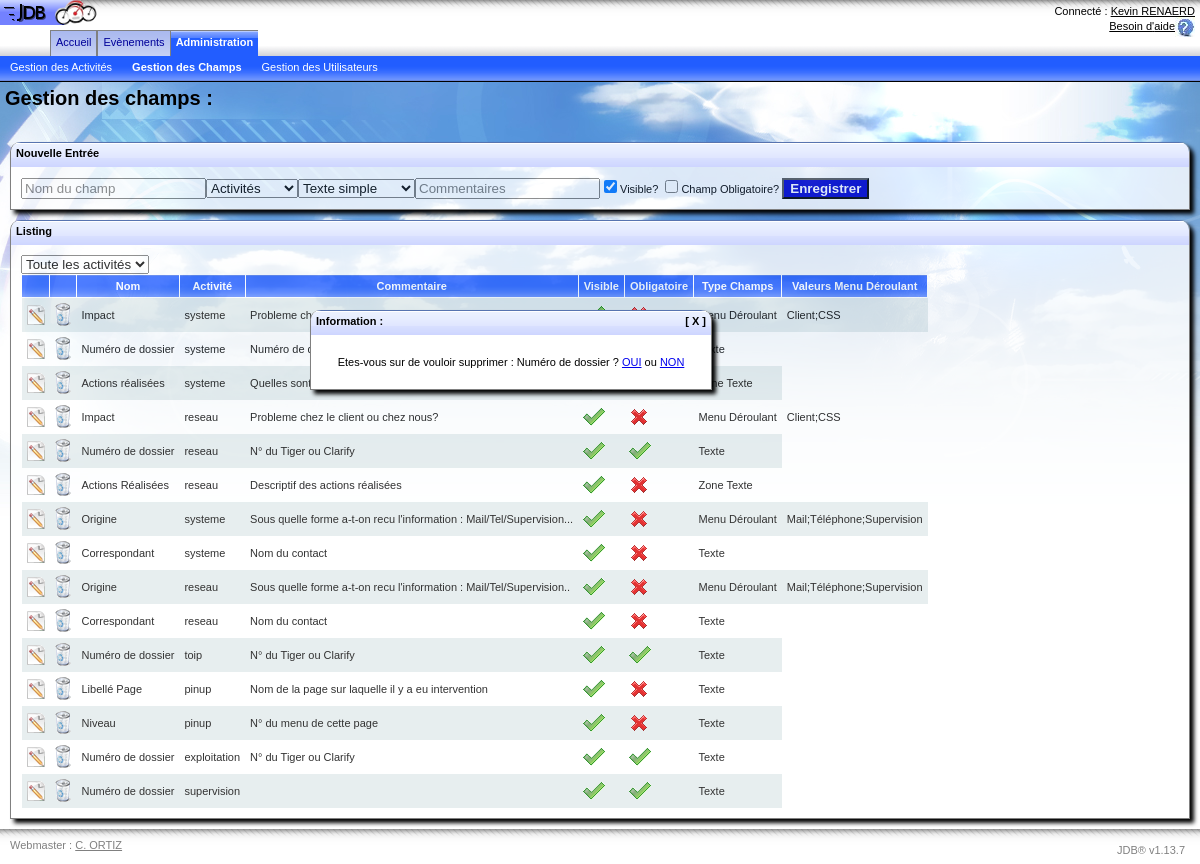
Page /admin/manager_field.php?conf_suppr=5&name=Numéro de dossier (signed in) on the committed database.
### tables this page shows
CREATE TABLE `jdb_champs` (
  `id` int(11) NOT NULL auto_increment,
  `nom` varchar(255) NOT NULL,
  `nick` varchar(255) NOT NULL,
  `activite` varchar(255) NOT NULL,
  `commentaire` text NOT NULL,
  `correspondance` smallint(6) NOT NULL,
  `type` enum('text','textarea','select') NOT NULL default 'text',
  `menu` varchar(255) NOT NULL,
  `is_oblig` tinyint(1) NOT NULL default '0',
  `visible` tinyint(1) NOT NULL default '1',
  PRIMARY KEY  (`id`)
);

### admin/manager_field.php (the view, shortened to what this page needs)
<?php session_start();
	require_once( "../".$_SESSION['folder_engine']."functions.php" );
?>
<!DOCTYPE html PUBLIC "-//W3C//DTD XHTML 1.0 Transitional//EN" "http://www.w3.org/TR/xhtml1/DTD/xhtml1-transitional.dtd">
<html xmlns="http://www.w3.org/1999/xhtml">
<head>
	<link rel="stylesheet" media="screen" type="text/css" title="Design" href="../design.css" />
</head>
<body>
<?php
	echo '<div class="corps_background">';
	echo '<div class="titre_general">
	<div class="titre">
		Gestion des champs :
	</div class="titre">
</div class="titre_general">';
	echo '<div class="menu_options_general">';
	echo '<div class="menu_options_titre">';
	if( isset( $_GET['modif'] ) ){
		if( $_GET['modif'] == '')
			echo "Nouvelle Entrée";
		else
			echo "Modification d'une Entrée";
	}else
		echo "Nouvelle Entrée";
	echo '</div>';
	echo '<div class="menu_options_corps">';
	echo '<form method="post" id="form_filtre" name="form_filtre" action="manager_field.php">';
		echo '<input type="text" name="nom" value="';
		if( isset( $_GET['modif'] ) )
			echo $data['nom'];
		echo '" placeholder="Nom du champ" title="Nom du champ"/>';
		echo '<select name="activite" id="activite" title="Activité à laquelle se rattache ce champ">';
		echo '<option value="-1">Activités</option>';
		echo '</select>';
		echo '<select name="type" id="type" title="Type de champ" onchange="is_a_select_field();">';
			echo '<option value="text">Texte simple</option>';
		echo '</select>';
		echo '<input type="text" name="commentaire" value="';
		if( isset( $_GET['modif'] ) )
			echo $data['commentaire'];
		echo '" placeholder="Commentaires" title="Commentaire sur le champ"/>';
		echo '<input type="checkbox" name="visible" ';
		if( isset( $_GET['modif'] )){
			if( $data['visible'] == '1' )
				echo 'checked';
		}else
			echo 'checked';
		echo' />Visible? ';
		echo '<input type="checkbox" name="oblig" ';
		if( isset( $_GET['modif'] ))
			if( $data['is_oblig'] == '1' )
				echo 'checked';
		echo' />Champ Obligatoire? ';
		echo '<input type="submit" name="go" value="Enregistrer" class="create"/>';
	echo '</form>';
	echo '</div class="corps_menu">';
	echo '</div class="grand_menu">';
	echo '<div class="corps_general">';
	echo '<div class="corps_titre">';
		echo "Listing";
	echo '</div>';
	echo '<div class="corps_corps">';
	echo '<form method="post" id="form_filtre_affiche" name="form_filtre_affiche" action="manager_field.php" >';
		echo '<select name="filtre_activite" id="filtre_activite" onchange="auto_post();">';
			echo '<option value="-1">Toute les activités</option>';
		echo '</select>';
	echo '</form>';
	echo '<table>';
	echo '<tr>';
		echo '<th > </th>';
		echo '<th > </th>';
		echo '<th> Nom </th>';
		echo '<th> Activité </th>';
		echo '<th> Commentaire </th>';
		echo '<th> Visible </th>';
		echo '<th> Obligatoire </th>';
		echo '<th> Type Champs</th>';
		echo '<th> Valeurs Menu Déroulant</th>';
	echo '</tr>';
	$reqLine = "SELECT * FROM jdb_champs";
	$req = mysql_query( $reqLine );
	$count_line = 0;
	while( $data = mysql_fetch_array( $req )){
		$is_pair = is_pair( $count_line++ );
		echo '<tr>';
			echo '<td '; if( $is_pair ) echo 'style="background-color:#E2EAEB;"'; echo ' ><a href="manager_field.php?modif='.$data['id'].'" title="Modifier"><img src="../'.$_SESSION['folder_images'].'edit.gif" /></a></td>';
			echo '<td '; if( $is_pair ) echo 'style="background-color:#E2EAEB;"'; echo ' ><a href="manager_field.php?conf_suppr='.$data['id'].'&name='.$data['nom'].'" title="Supprimer"><img src="../'.$_SESSION['folder_images'].'delete.gif" /></a></td>';
			echo '<td '; if( $is_pair ) echo 'style="background-color:#E2EAEB;"'; echo ' >'.$data['nom'].'</td>';
			echo '<td '; if( $is_pair ) echo 'style="background-color:#E2EAEB;"'; echo ' >'.$data['activite'].'</td>';
			echo '<td '; if( $is_pair ) echo 'style="background-color:#E2EAEB;"'; echo ' >'.$data['commentaire'].'</td>';
			echo '<td '; if( $is_pair ) echo 'style="background-color:#E2EAEB;"'; echo ' >';if( $data['visible'] == '1' ) echo '<img src="../'.$_SESSION['folder_images'].'true.gif">'; else echo '<img src="../'.$_SESSION['folder_images'].'false.gif">'; echo '</td>';
			echo '<td '; if( $is_pair ) echo 'style="background-color:#E2EAEB;"'; echo ' >';if( $data['is_oblig'] == 1 ) echo '<img src="../'.$_SESSION['folder_images'].'true.gif">'; else echo '<img src="../'.$_SESSION['folder_images'].'false.gif">'; echo '</td>';
			echo '<td '; if( $is_pair ) echo 'style="background-color:#E2EAEB;"'; echo ' >';
			switch( $data['type'] ){
				case "text" : echo "Texte"; break;
				case "textarea" : echo "Zone Texte"; break;
				case "select" : echo "Menu Déroulant"; break;
			}
			echo '</td>';
			if( $data['type'] == "select" ){
				echo '<td '; if( $is_pair ) echo 'style="background-color:#E2EAEB;"'; echo ' >'.$data['menu'].'</td>';
			}
		echo '</tr>';
	}
	echo '</table>';
	echo '</div >';
	echo '</div >';
	if( $_SESSION['message'] != '' ){
		echo '<div class="message" id="message">';
		echo '<div class="message_titre">';
		echo '<a href="#" onclick="montre_div(\'message\');" style="float:right; padding-right:5px">[ X ]</a>';
		echo 'Information : <br />';
		echo '</div>';
		echo '<div class="message_corps">';
		echo '<p>'.$_SESSION['message'].'</p>';
		echo '</div></div>';
	}
	echo '</div class="corps_background">';
?>
</body>
</html>

### design.css (style rules this page uses)
body { color: #000000; font-family: Arial,Helvetica,sans-serif; font-size: 11px; background: url("files/images/hdrNameBg.gif"); background-repeat : repeat-x; margin : 0px; }
table { border-collapse: collapse; }
td { border: none; padding : 5px; }
th { background: url("files/images/level2TabBg.gif"); color : #FFFFFF; border: 1px solid white; padding : 5px; }
a img { border: none; }
.create { background-color: #0000CD; color: #FFFFFF; font-weight: bold; }
.corps_background { background-attachment: fixed; background-image: url("files/images/background.jpg"); background-position: center top; background-repeat: no-repeat; min-height : 530px; }
.titre_general { height : 50px; font-size: 20px; font-weight: bolder; }
.titre { margin-top : 5px; margin-left : 5px; float : left; }
.menu_options_general { margin : 10px; border : 1px solid grey; border-top : none; border-radius: 10px 10px 0px 0px; box-shadow: 4px 4px 4px black; }
.menu_options_titre { height : 20px; padding-top : 5px; padding-left : 5px; background: url("files/images/mailSubHeaderBg2.gif"); background-repeat : repeat-x; font-weight: bolder; border-radius: 10px 10px 0px 0px; }
.menu_options_corps { padding : 10px; background-color : #FFFFFF; opacity:0.8; }
.corps_general { margin : 10px; border : 1px solid grey; border-top : none; border-radius: 10px 10px 0px 0px; box-shadow: 4px 4px 4px black; }
.corps_titre { height : 20px; padding-top : 5px; padding-left : 5px; background: url("files/images/mailSubHeaderBg2.gif"); background-repeat : repeat-x; font-weight: bolder; border-radius: 10px 10px 0px 0px; }
.corps_corps { padding : 10px; background-color : #FFFFFF; opacity:0.8; -ms-filter: "alpha(opacity=80)"; filter : alpha(opacity=80); }
.message { position: absolute; left : 300px; top : 300px; width : 400px; margin : 10px; border : 1px solid grey; border-top : none; border-radius: 10px 10px 0px 0px; box-shadow: 4px 4px 4px black; background-color : #FFFFFF; }
.message_titre { height : 20px; padding-top : 5px; padding-left : 5px; background: url("files/images/mailSubHeaderBg2.gif"); background-repeat : repeat-x; font-weight: bolder; border-radius: 10px 10px 0px 0px; }
.message_corps { text-align: center; padding : 10px; }
.message_titre a { color: #000000; text-decoration: none; }

### rows in the picture
jdb_champs: nom "Impact", activite "systeme", commentaire "Probleme…", type "Menu Déroulant", menu "Client;CSS"
jdb_champs: nom "Numéro de dossier", activite "systeme", commentaire "Numéro de…"
jdb_champs: nom "Actions réalisées", activite "systeme", commentaire "Quelles sont…", type "Zone Texte"
jdb_champs: nom "Impact", activite "reseau", commentaire "Probleme chez le client ou chez nous?", visible 1 (drawn), is_oblig 0 (drawn), type "Menu Déroulant", menu "Client;CSS"
jdb_champs: nom "Numéro de dossier", activite "reseau", commentaire "N° du Tiger ou Clarify", visible 1 (drawn), is_oblig 1 (drawn), type "Texte"
jdb_champs: nom "Actions Réalisées", activite "reseau", commentaire "Descriptif des actions réalisées", visible 1 (drawn), is_oblig 0 (drawn), type "Zone Texte"
jdb_champs: nom "Origine", activite "systeme", commentaire "Sous quelle forme a-t-on recu l'information : Mail/Tel/Supervision...", visible 1 (drawn), is_oblig 0 (drawn), type "Menu Déroulant", menu "Mail;Téléphone;Supervision"
jdb_champs: nom "Correspondant", activite "systeme", commentaire "Nom du contact", visible 1 (drawn), is_oblig 0 (drawn), type "Texte"
jdb_champs: nom "Origine", activite "reseau", commentaire "Sous quelle forme a-t-on recu l'information : Mail/Tel/Supervision..", visible 1 (drawn), is_oblig 0 (drawn), type "Menu Déroulant", menu "Mail;Téléphone;Supervision"
jdb_champs: nom "Correspondant", activite "reseau", commentaire "Nom du contact", visible 1 (drawn), is_oblig 0 (drawn), type "Texte"
jdb_champs: nom "Numéro de dossier", activite "toip", commentaire "N° du Tiger ou Clarify", visible 1 (drawn), is_oblig 1 (drawn), type "Texte"
jdb_champs: nom "Libellé Page", activite "pinup", commentaire "Nom de la page sur laquelle il y a eu intervention", visible 1 (drawn), is_oblig 0 (drawn), type "Texte"
jdb_champs: nom "Niveau", activite "pinup", commentaire "N° du menu de cette page", visible 1 (drawn), is_oblig 0 (drawn), type "Texte"
jdb_champs: nom "Numéro de dossier", activite "exploitation", commentaire "N° du Tiger ou Clarify", visible 1 (drawn), is_oblig 1 (drawn), type "Texte"
jdb_champs: nom "Numéro de dossier", activite "supervision", visible 1 (drawn), is_oblig 1 (drawn), type "Texte"

### other values in the picture
$_SESSION['name'] "Kevin RENAERD"
$_SESSION['message'] "Etes-vous sur de vouloir supprimer : Numéro de dossier ? OUI ou NON"
